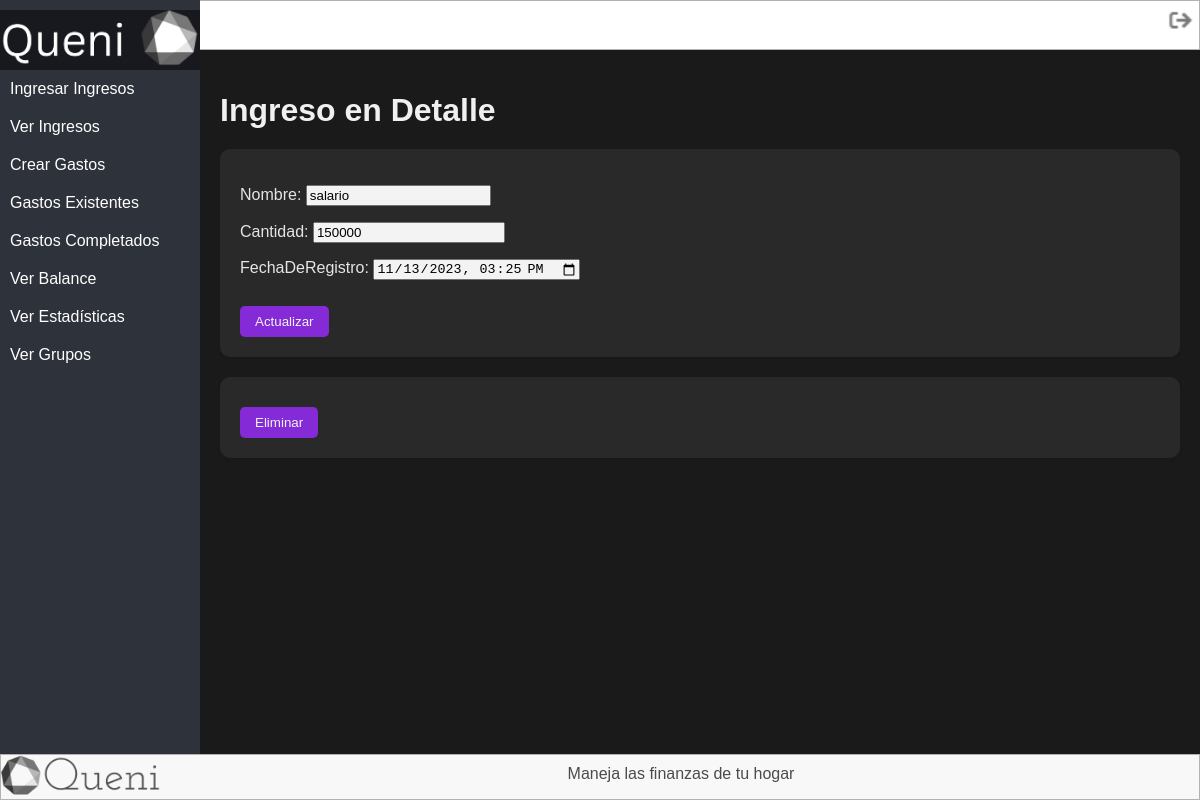
The page /verIngresos/7/ (signed in) on the database its author committed.
### tasks/models.py (models this page shows)
class IngresarIngresos(models.Model):
    Nombre = models.CharField(max_length=50)
    Cantidad = models.BigIntegerField(default=0, blank=True, null=True)
    FechaDeRegistro = models.DateTimeField(null=True)
    user = models.ForeignKey(User, on_delete=models.CASCADE)

### tasks/views.py (the view, shortened to what this page needs)
# urls.py: path('verIngresos/<int:ingreso_id>/', views.ingresoDetail, name='ingresoDetail'),
@login_required
def ingresoDetail(request, ingreso_id):
    ingresarIngresos = get_object_or_404(IngresarIngresos, pk=ingreso_id, user=request.user)
    if request.method == 'GET':
        form = IngresarIngresosForm(instance=ingresarIngresos)
        return render(request, 'ingresoDetail.html', {'ingreso': ingresarIngresos, 'form': form})

### tasks/forms.py
class IngresarIngresosForm(forms.ModelForm):
    class Meta:
        model = IngresarIngresos
        fields = ['Nombre', 'Cantidad', 'FechaDeRegistro']
        widgets = {
            'FechaDeRegistro': forms.TextInput(attrs={'type': 'datetime-local'}),
        }

### tasks/templates/ingresoDetail.html (shortened to what this page needs)
{% extends 'base.html' %}
{% block content %}
<h1>Ingreso en Detalle</h1>
<form method="POST">
    {{ form.as_p }}
    <button type="submit">Actualizar</button>
</form>
<form action="{% url 'deleteIngreso' ingreso.id %}" method="POST">
    <button type="submit">Eliminar</button>
</form>
{% endblock %}

### tasks/static/css/base.css (style rules this page uses)
body { margin: 0; padding: 0; font-family: Arial, sans-serif; background-color: #f2f2f2; display: flex; flex-direction: column; min-height: 100vh; }

### tasks/templates/ingresoDetail.html (style rules this page uses)
body { background-color: #1a1a1a; color: #f0f0f0; font-family: Arial, sans-serif; }
h1 { font-size: 2rem; margin-bottom: 20px; color: #f0f0f0; }
form { margin-top: 20px; padding: 20px; background-color: #2a2a2a; border-radius: 10px; box-shadow: 0 2px 4px rgba(0, 0, 0, 0.1); opacity: 0.95; transition: background-color 0.3s; }
button { margin-top: 10px; padding: 8px 15px; background-color: #8a2be2; color: #fff; border: none; border-radius: 5px; cursor: pointer; transition: background-color 0.5s; }

### rows shown on the page
IngresarIngresos: Nombre "salario", Cantidad "150000", FechaDeRegistro "11/13/2023 15:25"
